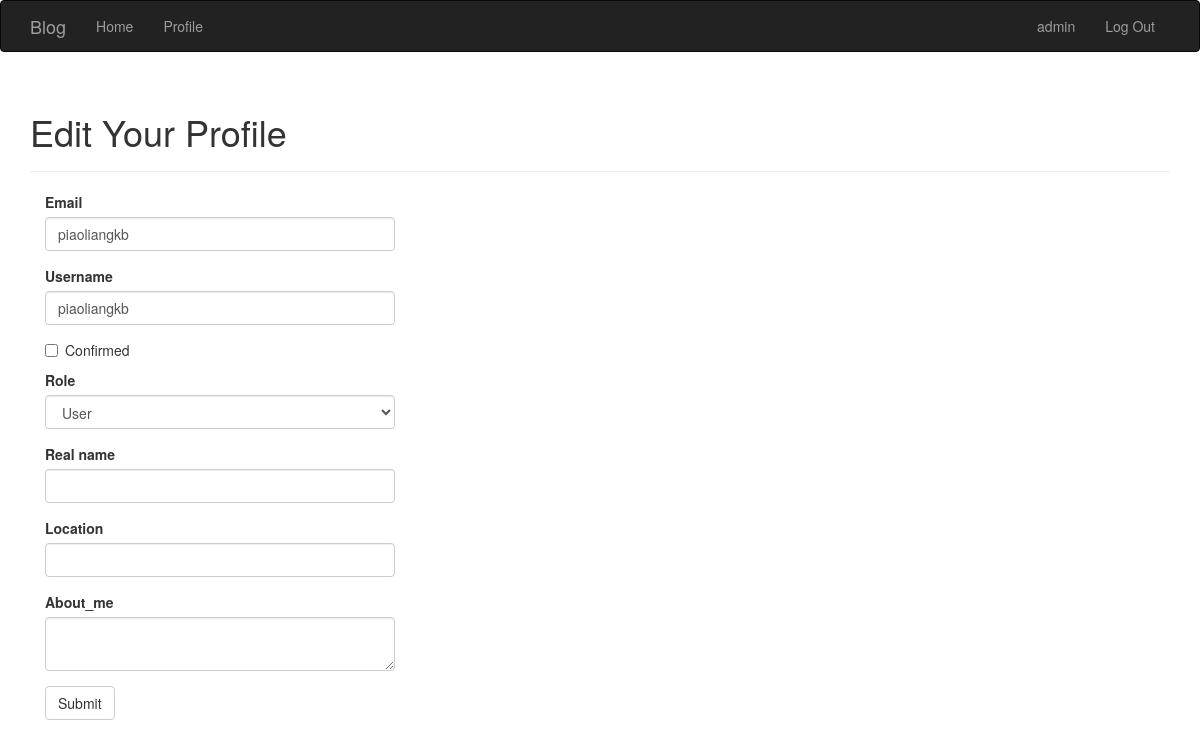
Page /edit-profile/2 (signed in) on the earlier database version.
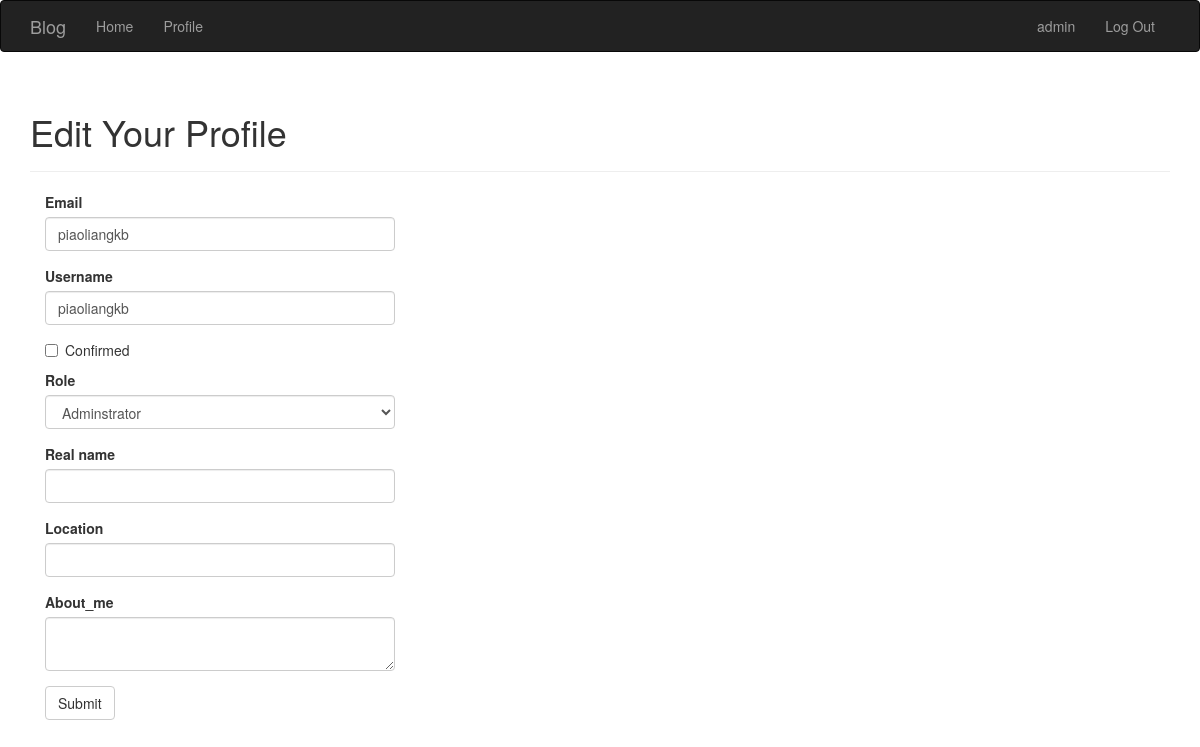
Same page on the later database version.
### app/models.py (models this page shows, shortened)
class User(UserMixin, db.Model):
    __tablename__ = 'users'
    id = db.Column(db.Integer, primary_key=True)
    username = db.Column(db.String(64), unique=True, index=True)
    role_id = db.Column(db.Integer, db.ForeignKey('roles.id'))
    password_hash = db.Column(db.String(128))
    email = db.Column(db.String(64), unique=True, index=True)
    posts = db.relationship('Post', backref = 'author', lazy = 'dynamic')
    avatar_hash = db.Column(db.String(32))
    name = db.Column(db.String(64))#real name
    location = db.Column(db.String(64))
    about_me = db.Column(db.Text())
    member_since = db.Column(db.DateTime(), default=datetime.utcnow)
    last_seen = db.Column(db.DateTime(), default=datetime.utcnow)
    avatar = db.Column(db.String(128), default=None)
    comments = db.relationship('Comment', backref='author', lazy='dynamic')
    def ping(self):
        self.last_seen = datetime.utcnow()
        db.session.add(self)
    def can(self, permissions):
        return self.role is not None and (self.role.permissions & permissions) == permissions
    @property
    def password(self):
        raise AttributeError('password is not a readable attribute')

### app/main/views.py (the view, shortened to what this page needs)
@main.route('/edit-profile/<int:id>',methods=['GET','POST'])
@login_required
@admin_required
def edit_profile_admin(id):
    user=User.query.get_or_404(id)
    form=EditProfileAdminForm(user=user)
    form.email.data=user.username
    form.username.data=user.username
    form.role.data=user.role_id
    form.name.data=user.name
    form.location.data=user.location
    form.about_me.data=user.about_me
    return render_template('edit_profile.html',form=form,user=user)

### app/main/forms.py (shortened to what this page needs)
class EditProfileAdminForm(FlaskForm):
    email = StringField('Email', validators=[DataRequired(), Length(0, 64)])
    username = StringField('Username', validators=[DataRequired(), Length(1, 64), Regexp('^[A-Za-z][A-Za-z0-9_.]*$',0,
                                                                                   'Username must have only letters, numbers, dots or underscores')])
    confirmed = BooleanField('Confirmed')
    role = SelectField('Role', coerce=int)
    name = StringField('Real name', validators=[Length(0, 64)])
    location = StringField('Location', validators=[Length(0, 64)])
    about_me = TextAreaField('About_me')
    submit = SubmitField('Submit')
    def __init__(self, user, *args, **kwargs):
        super(EditProfileAdminForm, self).__init__(*args, **kwargs)
        self.role.choices = [(role.id, role.name) for role in Role.query.order_by(Role.name).all()]
        self.user = user

### app/auth/views.py (called while the page is built)
@auth.before_app_request
def before_request():
    if current_user.is_authenticated:
        current_user.ping()

### app/main/__init__.py (called while the page is built)
@main.app_context_processor
def inject_permissions():
    return dict(Permission=PERMISSION)

### app/templates/edit_profile.html (shortened to what this page needs)
{% extends "base.html" %}
{% import "bootstrap/wtf.html" as wtf %}
{% block page_content %}
<div class="page-header">
    <h1>Edit Your Profile</h1>
</div>
<div class="col-md-4">
    {{ wtf.quick_form(form) }}
</div>
{% endblock %}

Differences in the rows shown:
changed User "piaoliangkb": role "User" → "Adminstrator"
